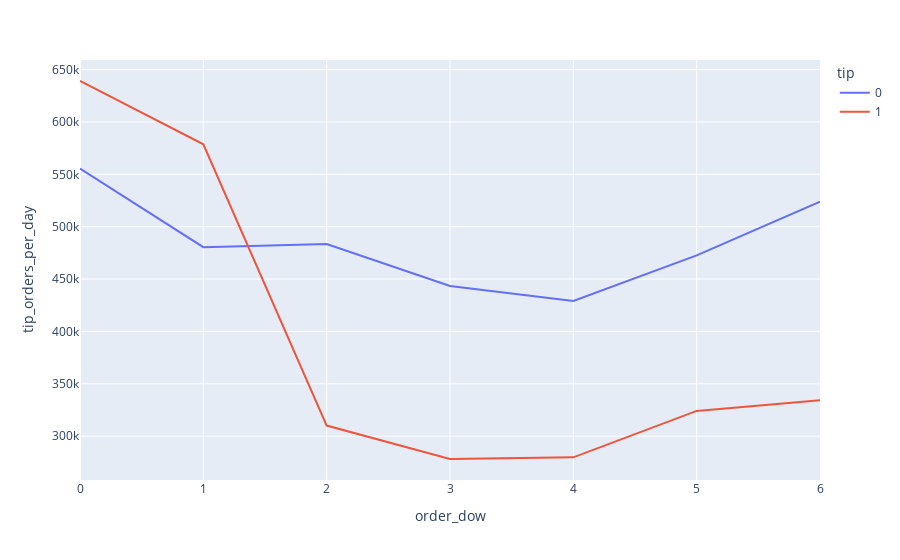

Notebook source saved alongside this figure:
### Code cell
px.line(df.groupby(["order_dow", "tip"], as_index= False).agg(tip_orders_per_day = ("index", "count")), x= "order_dow", y= "tip_orders_per_day", color= "tip")

### Figure 1 — Plotly figure (JSON) as saved in the notebook; plotly's stock layout.template omitted (floating-point values rounded to 4 significant figures)
{"data": [{"hovertemplate": "tip=0<br>order_dow=%{x}<br>tip_orders_per_day=%{y}<extra></extra>", "legendgroup": "0", "line": {"color": "#636efa", "dash": "solid"}, "marker": {"symbol": "circle"}, "mode": "lines", "name": "0", "orientation": "v", "showlegend": true, "type": "scatter", "x": [0, 1, 2, 3, 4, 5, 6], "xaxis": "x", "y": [555498, 480426, 483482, 443432, 429023, 472561, 523900], "yaxis": "y"}, {"hovertemplate": "tip=1<br>order_dow=%{x}<br>tip_orders_per_day=%{y}<extra></extra>", "legendgroup": "1", "line": {"color": "#EF553B", "dash": "solid"}, "marker": {"symbol": "circle"}, "mode": "lines", "name": "1", "orientation": "v", "showlegend": true, "type": "scatter", "x": [0, 1, 2, 3, 4, 5, 6], "xaxis": "x", "y": [639096, 578707, 310134, 278217, 279771, 324113, 334309], "yaxis": "y"}], "layout": {"legend": {"title": {"text": "tip"}, "tracegroupgap": 0}, "margin": {"t": 60}, "xaxis": {"anchor": "y", "domain": [0, 1], "title": {"text": "order_dow"}}, "yaxis": {"anchor": "x", "domain": [0, 1], "title": {"text": "tip_orders_per_day"}}}}
